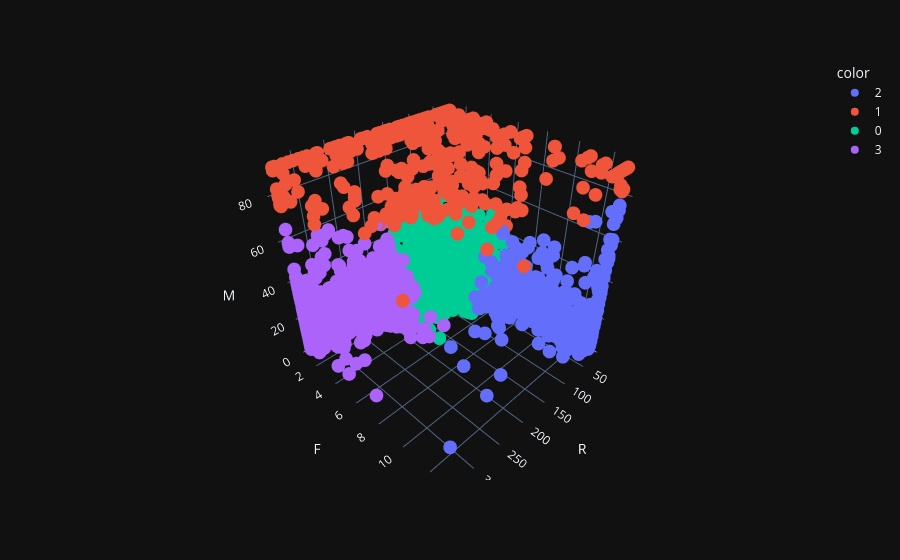

Source (notebook cell):
### Code cell
px.scatter_3d(df_rfm_clip, x='R', y='F', z='M', color=kmeans_labels.astype(str), template='plotly_dark')

### Figure 1 — Plotly figure (JSON) as saved in the notebook; plotly's stock layout.template omitted (floating-point values rounded to 4 significant figures; data arrays with more than 128 entries replaced by an {"elided": "..."} marker saying what was removed)
{"data": [{"hovertemplate": "color=2<br>R=%{x}<br>F=%{y}<br>M=%{z}<extra></extra>", "legendgroup": "2", "marker": {"color": "#636efa", "symbol": "circle"}, "mode": "markers", "name": "2", "scene": "scene", "showlegend": true, "type": "scatter3d", "x": {"elided": "617 int values"}, "y": {"elided": "617 int values"}, "z": {"elided": "617 float values"}}, {"hovertemplate": "color=1<br>R=%{x}<br>F=%{y}<br>M=%{z}<extra></extra>", "legendgroup": "1", "marker": {"color": "#EF553B", "symbol": "circle"}, "mode": "markers", "name": "1", "scene": "scene", "showlegend": true, "type": "scatter3d", "x": {"elided": "400 int values"}, "y": {"elided": "400 int values"}, "z": {"elided": "400 float values"}}, {"hovertemplate": "color=0<br>R=%{x}<br>F=%{y}<br>M=%{z}<extra></extra>", "legendgroup": "0", "marker": {"color": "#00cc96", "symbol": "circle"}, "mode": "markers", "name": "0", "scene": "scene", "showlegend": true, "type": "scatter3d", "x": {"elided": "2346 int values"}, "y": {"elided": "2346 int values"}, "z": {"elided": "2346 float values"}}, {"hovertemplate": "color=3<br>R=%{x}<br>F=%{y}<br>M=%{z}<extra></extra>", "legendgroup": "3", "marker": {"color": "#ab63fa", "symbol": "circle"}, "mode": "markers", "name": "3", "scene": "scene", "showlegend": true, "type": "scatter3d", "x": {"elided": "973 int values"}, "y": {"elided": "973 int values"}, "z": {"elided": "973 float values"}}], "layout": {"legend": {"title": {"text": "color"}, "tracegroupgap": 0}, "margin": {"t": 60}, "scene": {"domain": {"x": [0, 1], "y": [0, 1]}, "xaxis": {"title": {"text": "R"}}, "yaxis": {"title": {"text": "F"}}, "zaxis": {"title": {"text": "M"}}}}}
